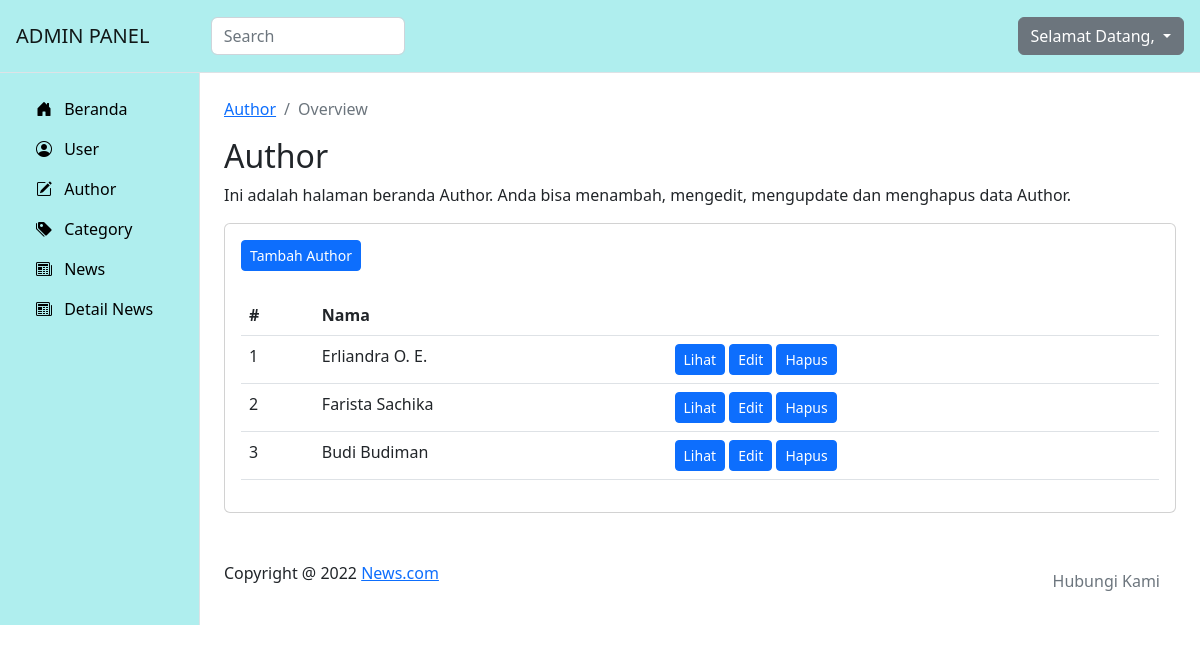
The app's page /admin/author/index.php (signed in) with its own data.
### tables this page shows
CREATE TABLE `author` (
  `id_author` int(11) NOT NULL,
  `name` varchar(45) NOT NULL
);

### admin/author/index.php (the view, shortened to what this page needs)
<!DOCTYPE html>
<html lang="en">
<head>
    <link rel="stylesheet" href="https://cdnjs.cloudflare.com/ajax/libs/bootstrap/5.2.3/css/bootstrap.min.css"
 />
    <link rel="stylesheet" href="https://cdnjs.cloudflare.com/ajax/libs/chartist/0.11.4/chartist.min.css"
 />
    <link rel="stylesheet" href="https://cdn.jsdelivr.net/npm/bootstrap-icons@1.10.2/font/bootstrap-icons.css">
</head>
<body>
    <?php
    include '../../connect.php';
    $sql = "SELECT * FROM author";
    $datas = $conn->query($sql);
    ?>
    <nav class="navbar navbar-expand-lg p-3 border-bottom" style="background-color: #AFEEEE">
        <div class="d-flex col-12 col-md-3 col-lg-2 mb-2 mb-lg-0 flex-md-nowrap justify-content-between">
            <a class="navbar-brand" href="#">
                ADMIN PANEL
            </a>
        </div>
        <div class="col-12 col-md-4 col-lg-2">
            <input class="form-control form-control-dark" type="text" placeholder="Search" aria-labels="Search">
        </div>
        <div class="col-12 col-md-5 col-lg-8 d-flex align-items-center justify-content-md-end mt-3 mt-md-0">
            <div class="dropdown">
                <a class="btn btn-secondary dropdown-toggle" href="#" role="button" data-bs-toggle="dropdown"
                    aria-expanded="false">
                    Selamat Datang,
                </a>
            </div>
        </div>
    </nav>
    <div class="container-fluid">
        <div class="row">
            <nav id="sidebar" class="col-md-3 col-lg-2 d-md-block sidebar collapse border-end"
                style="background-color: #AFEEEE;">
                <div class="position-sticky">
                    <ul class="nav flex-coloumn pt-3">
                        <li class="nav-item">
                            <a class="nav-link active" aria-current="page" href="/project/admin"
                                style="color: #000000;">
                                <i class="bi bi-house-door-fill px-2"></i>
                                <span>Beranda</span>
                            </a>
                        </li>
                        <li class="nav-item">
                            <a class="nav-link active" aria-current="page" href="/project/admin/users"
                                style="color: #000000;">
                                <i class="bi bi-person-circle px-2"></i>
                                <span>User</span>
                            </a>
                        </li>
                        <li class="nav-item">
                            <a class="nav-link active" aria-current="page" href="/project/admin/author"
                                style="color: #000000;">
                                <i class="bi bi-pencil-square px-2"></i>
                                <span>Author</span>
                            </a>
                        </li>
                        <li class="nav-item">
                            <a class="nav-link active" aria-current="page" href="/project/admin/category"
                                style="color: #000000;">
                                <i class="bi bi-tags-fill px-2"></i>
                                <span>Category</span>
                            </a>
                        </li>
                        <li class="nav-item">
                            <a class="nav-link active" aria-current="page" href="/project/admin/news"
                                style="color: #000000;">
                                <i class="bi bi-newspaper px-2"></i>
                                <span>News</span>
                            </a>
                        </li>
                        <li class="nav-item">
                            <a class="nav-link active" aria-current="page" href="/project/admin/detail-berita"
                                style="color: #000000;">
                                <i class="bi bi-newspaper px-2"></i>
                                <span>Detail News</span>
                            </a>
                        </li>
                    </ul>
                </div>
            </nav>
            <main class="col-md-9 ms-sm-auto col-lg-10 px-md-4 py-4">
                <nav aria-label="breadcrumb">
                    <ol class="breadcrumb">
                        <li class="breadcrumb-item"><a href="/project/admin/newsletter">Author</a></li>
                        <li class="breadcrumb-item active" aria-current="page">Overview</li>
                    </ol>
                </nav>
                <h1 class="h2">Author</h2>
                    <p>Ini adalah halaman beranda Author. Anda bisa menambah, mengedit, mengupdate dan menghapus data
                        Author.</p>
                    <div class="card">
                        <div class="card-body">
                            <a href="create.php" class="btn btn-sm btn-primary mb-4" style="color:white;">Tambah
                                Author</a>
                            <div class="table-responsive">
                                <table class="table">
                                    <thead>
                                        <tr>
                                            <th scope="col">#</th>
                                            <th scope="col">Nama</th>
                                            <th scope="col"></th>
                                        </tr>
                                    </thead>
                                    <tbody>
                                        <?php
                                    foreach ($datas as $key => $data) {
                                        echo '
                                        <tr>
                                            <td>'.($key + 1).'</td>
                                            <td>'.$data['name'].'</td>
                                            <td>
                                                <a href="show.php?id='.$data['id_author'].'" class="btn btn-sm btn-primary button-blue" style="color: white;">Lihat</a>
                                                <a href="edit.php?id='.$data['id_author'].'" class="btn btn-sm btn-primary button-blue" style="color: white;">Edit</a>
                                                <a href="delete.php?id='.$data['id_author'].'" class="btn btn-sm btn-primary" style="color: white;">Hapus</a>
                                            </td>
                                        </tr>
                                         ';
                                    }
                                    ?>
                                    </tbody>
                                </table>
                            </div>
                        </div>
                    </div>
                    <footer class="pt-5 d-flex justify-content-between">
                        <span>Copyright @ 2022 <a href="#">News.com</a></span>
                        <ul class="nav m-0">
                            <li class="nav-link text-secondary" href="#">Hubungi Kami</li>
                        </ul>
                    </footer>
            </main>
        </div>
    </div>
</body>
</html>

### records on screen
author: name "Erliandra O. E."
author: name "Farista Sachika"
author: name "Budi Budiman"
